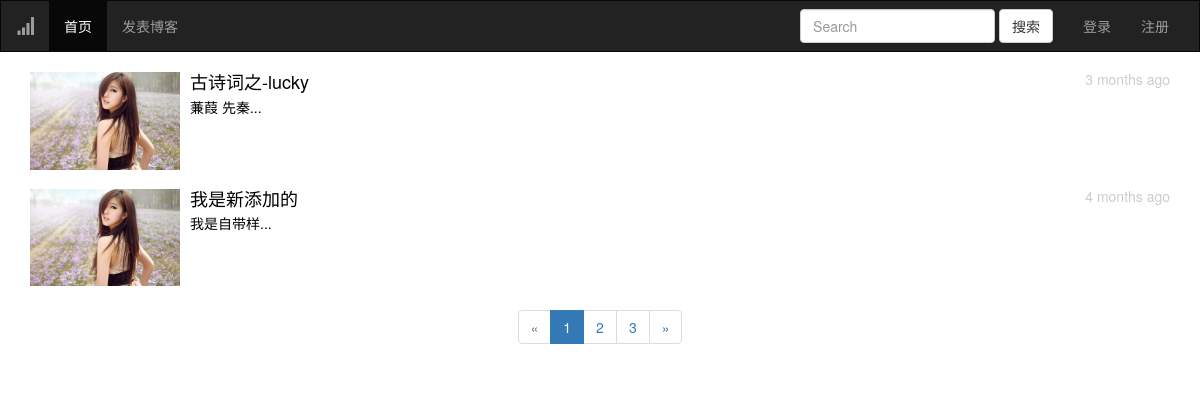
The app's page /search/ with its own data.
### app/models/posts.py (models this page shows)
class Posts(DB,db.Model):
    id = db.Column(db.Integer,primary_key=True)
    title = db.Column(db.String(15),index=True)
    article = db.Column(db.Text)
    pid = db.Column(db.Integer,default=0)
    path = db.Column(db.String(255),default='0,')
    visit = db.Column(db.Integer,default=0)# 访问量
    timestamp = db.Column(db.DateTime,default=datetime.utcnow)
    state = db.Column(db.Boolean,default=True) # 是否所有人可见
    uid = db.Column(db.Integer,db.ForeignKey('user.id')) # 添加外键 可以通过博客获取发表的用户  也可以通过用户 查看发表了哪些博客

### app/models/user.py (models this page shows, shortened)
class User(UserMixin,DB,db.Model):
    id = db.Column(db.Integer,primary_key=True)
    username = db.Column(db.String(12),index=True)
    password_hash = db.Column(db.String(120))
    age = db.Column(db.Integer,default=18)
    sex = db.Column(db.Boolean,default=True)
    email = db.Column(db.String(50),index=True)
    icon = db.Column(db.String(70),default='default.jpg')
    confirm = db.Column(db.Boolean,default=False) # 账户是否激活 默认没激活
    """
    posts 是当前user模型的关联属性 可以通过当前用户对象获取 发表了哪些博客
    参数
    Posts 建立关联的模型
    backref 给关联的模型添加的字段属性 user
    lazy 加载时机  返回查询集 可以再次进行二次过滤 User.query+过滤器 如果不给lazy属性 则返回结果的列表 而不是查询集
    """
    posts = db.relationship('Posts',backref='user',lazy='dynamic')
    favorites = db.relationship('Posts',secondary='collections',backref=db.backref('users',lazy='dynamic'),lazy='dynamic')
    @property
    def password(self):
        raise AttributeError('该属性不可读')

### app/views/posts.py (the view)
@posts.route('/search/',methods=['GET','POST'])
def search():
    con = request.form.get('search','')
    if not con:
        con = request.args.get('search','')
    try:
        page = int(request.args.get('page',1))
    except:
        page = 1
    pagination = Posts.query.filter(or_(Posts.title.contains(con),Posts.article.contains(con)),Posts.pid==0,Posts.state==True).order_by(Posts.timestamp.desc()).paginate(page,current_app.config['PAGE_NUM'],False)
    data = pagination.items
    return render_template('posts/search_detail.html',data=data,con=con,pagination=pagination)

### app/__init__.py (called while the page is built)
def add_filter(app):
    @app.template_filter()
    def showEllipsis(str,length=5):
        if len(str)>length:
            str = str[0:5]+'...'
        return str
    @app.template_filter()
    def replace_red(str,con):
        if str:
            str = str.replace(con,'<span style="color:red;">'+con+'</span>')
        return str
    @app.template_filter()
    def replayName(rid):
        return Posts.query.get(int(rid)).user.username

### app/templates/posts/search_detail.html (shortened to what this page needs)
{% extends 'common/base.html' %}
{% block page_content %}
    {% for row in data %}
        <div class="media">
            <a href="{{ url_for('posts.posts_detail',pid=row.id) }}" style="color:#000;text-decoration: none;" target="_blank">
                <div class="media-left media-middle">
                    <img class="media-object" src="{{ url_for('static',filename='upload/'+row.user.icon) }}" alt="..."
                         width="150">
                </div>
                <div class="media-body">
                    <h4 class="media-heading">{{ row.title|replace_red(con)|safe }} <span
                            style="float: right;font-size:14px;color:#ccc;">{{ moment(row.timestamp).fromNow() }}</span>
                    </h4>
                    {{ row.article|striptags|showEllipsis|replace_red(con)|safe }}
                </div>
            </a>
        </div>
    {% endfor %}
        {% from 'common/page_macro.html' import page_macro %}
        {{ page_macro('posts.search',pagination,search=con) }}
{% endblock %}

### records on screen
Posts: icon (placeholder picture), title "古 诗 词 之 - l u c k y", timestamp "3 months ago", article|showEllipsis "蒹 葭 先 秦 . . ."
Posts: icon (placeholder picture), title "我 是 新 添 加 的", timestamp "4 months ago", article|showEllipsis "我 是 自 带 样 . . ."

### other values on screen
{{ page }} "1" "2" "3"
